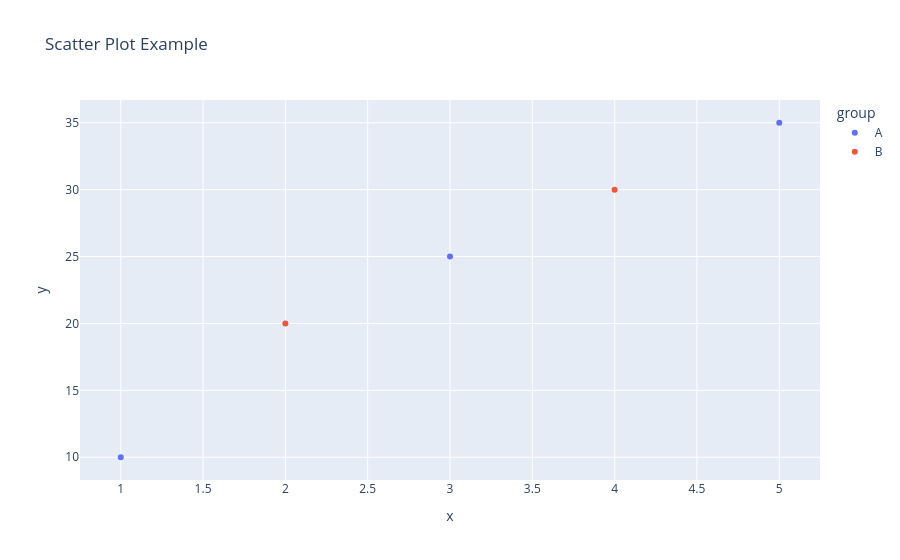

The notebook cell saved with this chart:
### Code cell
# 散布図
data = {
    "x": [1, 2, 3, 4, 5],
    "y": [10, 20, 25, 30, 35],
    "group": ["A", "B", "A", "B", "A"],
}
df = pd.DataFrame(data)
display(df)

# グラフ作成
fig = px.scatter(df, x="x", y="y", color="group", title="Scatter Plot Example")
fig.show()

### Figure 1 — Plotly figure (JSON) as saved in the notebook; plotly's stock layout.template omitted (floating-point values rounded to 4 significant figures)
{"data": [{"hovertemplate": "group=A<br>x=%{x}<br>y=%{y}<extra></extra>", "legendgroup": "A", "marker": {"color": "#636efa", "symbol": "circle"}, "mode": "markers", "name": "A", "orientation": "v", "showlegend": true, "type": "scatter", "x": [1, 3, 5], "xaxis": "x", "y": [10, 25, 35], "yaxis": "y"}, {"hovertemplate": "group=B<br>x=%{x}<br>y=%{y}<extra></extra>", "legendgroup": "B", "marker": {"color": "#EF553B", "symbol": "circle"}, "mode": "markers", "name": "B", "orientation": "v", "showlegend": true, "type": "scatter", "x": [2, 4], "xaxis": "x", "y": [20, 30], "yaxis": "y"}], "layout": {"legend": {"title": {"text": "group"}, "tracegroupgap": 0}, "title": {"text": "Scatter Plot Example"}, "xaxis": {"anchor": "y", "domain": [0, 1], "title": {"text": "x"}}, "yaxis": {"anchor": "x", "domain": [0, 1], "title": {"text": "y"}}}}
